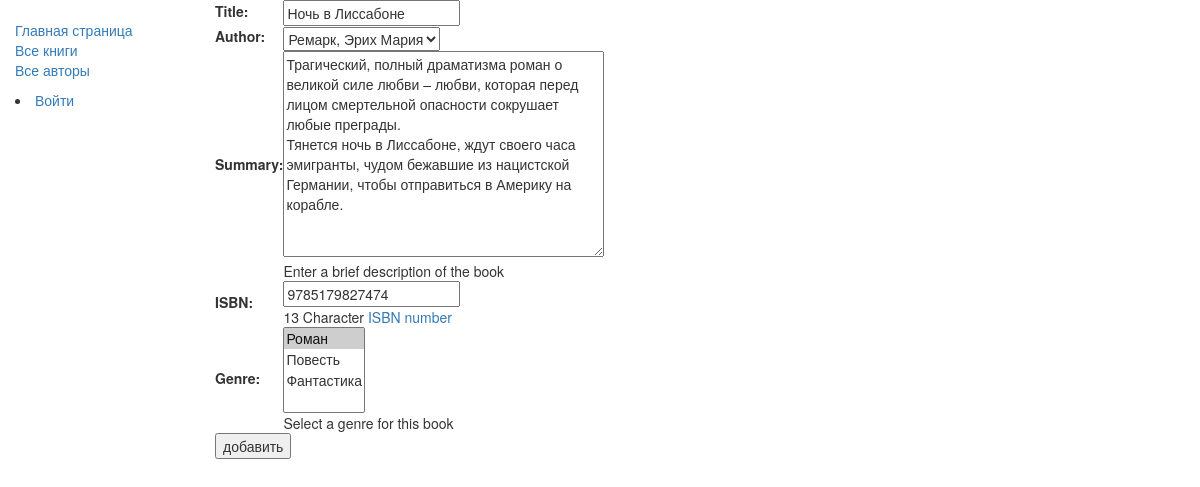
Screenshot of /catalog/book/4/update/ with the database file from the repository.
### catalog/models.py (models this page shows, shortened)
class Book(models.Model):
    title = models.CharField(max_length=200)
    author = models.ForeignKey('Author', on_delete=models.SET_NULL, null=True)
    summary = models.TextField(max_length=1000, help_text="Enter a brief description of the book")
    isbn = models.CharField('ISBN',max_length=13, help_text='13 Character <a href="https://www.isbn-international.org/content/what-isbn">ISBN number</a>')
    genre = models.ManyToManyField(Genre, help_text="Select a genre for this book")
    def display_genre(self):
        return ', '.join([genre.name for genre in self.genre.all()[:3]])
    display_genre.short_description = 'Genre'

### catalog/views.py (the view)
# urls.py: re_path(r'^book/(?P<pk>\d+)/update/$', views.BookUpdate.as_view(), name='book_update'),
class BookUpdate(UpdateView):
    model = Book
    fields = '__all__'

### catalog/models.py (called while the page is built)
    def __str__(self):
            return self.name

    def __str__(self):
        return '%s, %s' % (self.last_name, self.first_name)

### catalog/templates/catalog/book_form.html (shortened to what this page needs)
{% extends "base_generic.html" %}
{% block content %}
  <form action="" method="post">
      <table>
      {{ form.as_table }}
      </table>
      <input type="submit" value="добавить" />
  </form>
{% endblock %}

### rows the page displays
Book: title "Ночь в Лиссабоне", author "Ремарк, Эрих Мария", summary "Трагический, полный драматизма роман о великой силе любви – любви, которая перед лицом смертельной опасности сокрушает любые преграды. Тянется ночь в Лиссабоне, ждут своего часа эмигранты, чудом бежавшие из нацистской Германии, чтобы отправиться в Америку на корабле.", isbn "9785179827474"
